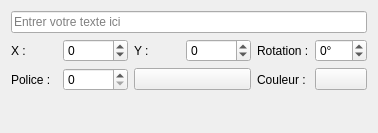
<?xml version="1.0" encoding="UTF-8"?>
<ui version="4.0">
 <class>TextEditor</class>
 <widget class="QWidget" name="TextEditor">
  <property name="geometry">
   <rect>
    <x>0</x>
    <y>0</y>
    <width>378</width>
    <height>133</height>
   </rect>
  </property>
  <property name="windowTitle">
   <string>Form</string>
  </property>
  <layout class="QGridLayout" name="gridLayout">
   <item row="1" column="3">
    <widget class="QSpinBox" name="m_y_sb">
     <property name="minimum">
      <number>-10000</number>
     </property>
     <property name="maximum">
      <number>10000</number>
     </property>
    </widget>
   </item>
   <item row="1" column="2">
    <widget class="QLabel" name="label_2">
     <property name="text">
      <string>Y :</string>
     </property>
    </widget>
   </item>
   <item row="2" column="0">
    <widget class="QLabel" name="label_4">
     <property name="text">
      <string>Police :</string>
     </property>
    </widget>
   </item>
   <item row="1" column="5">
    <widget class="QSpinBox" name="m_rotation_sb">
     <property name="wrapping">
      <bool>true</bool>
     </property>
     <property name="suffix">
      <string>°</string>
     </property>
     <property name="maximum">
      <number>360</number>
     </property>
    </widget>
   </item>
   <item row="1" column="4">
    <widget class="QLabel" name="label_3">
     <property name="text">
      <string>Rotation :</string>
     </property>
    </widget>
   </item>
   <item row="1" column="1">
    <widget class="QSpinBox" name="m_x_sb">
     <property name="minimum">
      <number>-10000</number>
     </property>
     <property name="maximum">
      <number>10000</number>
     </property>
    </widget>
   </item>
   <item row="1" column="0">
    <widget class="QLabel" name="label">
     <property name="text">
      <string>X :</string>
     </property>
    </widget>
   </item>
   <item row="2" column="1">
    <widget class="QSpinBox" name="m_size_sb"/>
   </item>
   <item row="0" column="0" colspan="6">
    <widget class="QLineEdit" name="m_line_edit">
     <property name="placeholderText">
      <string>Entrer votre texte ici</string>
     </property>
     <property name="clearButtonEnabled">
      <bool>true</bool>
     </property>
    </widget>
   </item>
   <item row="2" column="5">
    <widget class="KColorButton" name="m_color_pb"/>
   </item>
   <item row="2" column="4">
    <widget class="QLabel" name="label_5">
     <property name="text">
      <string>Couleur :</string>
     </property>
    </widget>
   </item>
   <item row="2" column="2" colspan="2">
    <widget class="QPushButton" name="m_font_pb">
     <property name="text">
      <string/>
     </property>
    </widget>
   </item>
   <item row="3" column="2">
    <spacer name="verticalSpacer">
     <property name="orientation">
      <enum>Qt::Vertical</enum>
     </property>
     <property name="sizeHint" stdset="0">
      <size>
       <width>20</width>
       <height>40</height>
      </size>
     </property>
    </spacer>
   </item>
  </layout>
 </widget>
 <customwidgets>
  <customwidget>
   <class>KColorButton</class>
   <extends>QPushButton</extends>
   <header>kcolorbutton.h</header>
  </customwidget>
 </customwidgets>
 <resources/>
 <connections/>
</ui>
